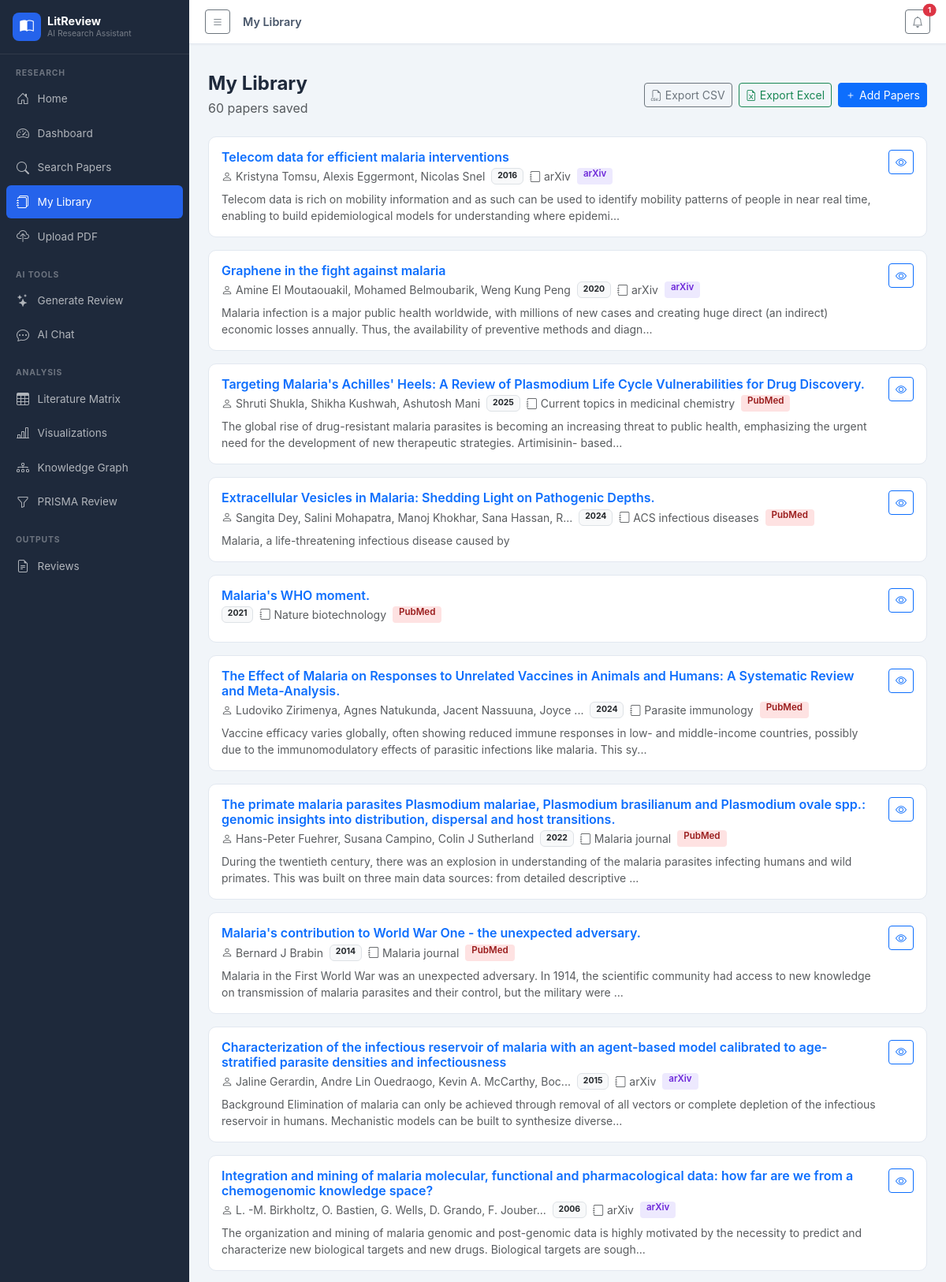
/papers (upper part), run on the app's committed database.
### tables this page shows
CREATE TABLE papers (
            id INTEGER PRIMARY KEY AUTOINCREMENT,
            title TEXT NOT NULL,
            authors TEXT,
            abstract TEXT,
            year INTEGER,
            doi TEXT,
            url TEXT,
            journal TEXT,
            citations_count INTEGER DEFAULT 0,
            source TEXT,
            keywords TEXT,
            full_text TEXT,
            created_at TIMESTAMP DEFAULT CURRENT_TIMESTAMP
        );

### blueprints/main.py (the view)
@main_bp.route('/papers')
def papers():
    site = get_site_settings()
    db = get_db()
    page = request.args.get('page', 1, type=int)
    per_page = 20
    offset = (page - 1) * per_page
    total = db.execute('SELECT COUNT(*) as c FROM papers').fetchone()['c']
    papers_list = db.execute('SELECT * FROM papers ORDER BY created_at DESC LIMIT ? OFFSET ?',
                             (per_page, offset)).fetchall()
    db.close()
    total_pages = (total + per_page - 1) // per_page
    return render_template('papers.html', site=site, papers=papers_list,
                           page=page, total_pages=total_pages, total=total,
                           notifications=get_notifications())

### blueprints/main.py (called while the page is built)
def get_site_settings():
    db = get_db()
    rows = db.execute('SELECT key, value FROM site_settings').fetchall()
    db.close()
    return {r['key']: r['value'] for r in rows}

def get_notifications():
    db = get_db()
    rows = db.execute('SELECT * FROM notifications WHERE is_read=0 ORDER BY created_at DESC LIMIT 10').fetchall()
    db.close()
    return [dict(r) for r in rows]

### models/__init__.py (called while the page is built)
def get_db():
    conn = sqlite3.connect(Config.DATABASE_PATH)
    conn.row_factory = sqlite3.Row
    return conn

### templates/papers.html (shortened to what this page needs)
{% extends "base.html" %}
{% block page_title %}My Library{% endblock %}
{% block content %}
<div class="d-flex justify-content-between align-items-center mb-4">
  <div>
    <h4 class="fw-bold mb-1">My Library</h4>
    <p class="text-muted mb-0">{{ total }} papers saved</p>
  </div>
  <div class="d-flex gap-2">
    <a href="/export/matrix/csv" class="btn btn-sm btn-outline-secondary"><i class="bi bi-filetype-csv me-1"></i>Export CSV</a>
    <a href="/export/matrix/excel" class="btn btn-sm btn-outline-success"><i class="bi bi-file-earmark-excel me-1"></i>Export Excel</a>
    <a href="/search" class="btn btn-sm btn-primary"><i class="bi bi-plus me-1"></i>Add Papers</a>
  </div>
</div>
{% if papers %}
<div class="row g-3">
  {% for paper in papers %}
  <div class="col-12">
    <div class="card card-hover">
      <div class="card-body">
        <div class="d-flex justify-content-between align-items-start gap-3">
          <div class="flex-grow-1">
            <h6 class="fw-semibold mb-1">
              <a href="/papers/{{ paper.id }}" class="text-decoration-none">{{ paper.title }}</a>
            </h6>
            <div class="d-flex flex-wrap gap-2 mb-2 small text-muted">
              {% if paper.authors %}<span><i class="bi bi-person me-1"></i>{{ paper.authors[:60] }}{% if paper.authors|length > 60 %}...{% endif %}</span>{% endif %}
              {% if paper.year %}<span class="badge bg-light text-dark border">{{ paper.year }}</span>{% endif %}
              {% if paper.journal %}<span><i class="bi bi-journal me-1"></i>{{ paper.journal[:40] }}</span>{% endif %}
              <span class="badge source-badge-{{ paper.source|lower|replace(' ','_') if paper.source else 'unknown' }}">{{ paper.source }}</span>
            </div>
            {% if paper.abstract %}
            <p class="text-muted small mb-0">{{ paper.abstract[:200] }}{% if paper.abstract|length > 200 %}...{% endif %}</p>
            {% endif %}
          </div>
          <div>
            <a href="/papers/{{ paper.id }}" class="btn btn-sm btn-outline-primary"><i class="bi bi-eye"></i></a>
          </div>
        </div>
      </div>
    </div>
  </div>
  {% endfor %}
</div>
{% endif %}
{% endblock %}

### templates/base.html (shortened to what this page needs)
<!DOCTYPE html>
<html lang="en">
<head>
<link href="https://cdn.jsdelivr.net/npm/bootstrap@5.3.2/dist/css/bootstrap.min.css" rel="stylesheet">
<link href="https://cdn.jsdelivr.net/npm/bootstrap-icons@1.11.3/font/bootstrap-icons.min.css" rel="stylesheet">
<link href="/static/css/style.css" rel="stylesheet">
</head>
<body>
<div class="d-flex" id="wrapper">
  <nav id="sidebar" class="d-flex flex-column">
    <div class="sidebar-header">
      <a href="/" class="text-decoration-none">
        <div class="d-flex align-items-center gap-2">
          <div class="sidebar-logo"><i class="bi bi-book-half"></i></div>
          <div>
            <div class="sidebar-brand">LitReview</div>
            <div class="sidebar-tagline">AI Research Assistant</div>
          </div>
        </div>
      </a>
    </div>
    <div class="sidebar-body flex-grow-1">
      <div class="sidebar-section-label">RESEARCH</div>
      <a href="/" class="sidebar-link {% if request.endpoint == 'main.index' %}active{% endif %}">
        <i class="bi bi-house-door"></i> Home
      </a>
      <a href="/dashboard" class="sidebar-link {% if request.endpoint == 'main.dashboard' %}active{% endif %}">
        <i class="bi bi-speedometer2"></i> Dashboard
      </a>
      <a href="/search" class="sidebar-link {% if request.endpoint == 'main.search' %}active{% endif %}">
        <i class="bi bi-search"></i> Search Papers
      </a>
      <a href="/papers" class="sidebar-link {% if request.endpoint == 'main.papers' %}active{% endif %}">
        <i class="bi bi-journals"></i> My Library
      </a>
      <a href="/upload" class="sidebar-link {% if request.endpoint == 'main.upload' %}active{% endif %}">
        <i class="bi bi-cloud-upload"></i> Upload PDF
      </a>
      <div class="sidebar-section-label mt-3">AI TOOLS</div>
      <a href="/ai/generate-review" class="sidebar-link {% if request.endpoint == 'ai.generate_review' %}active{% endif %}">
        <i class="bi bi-stars"></i> Generate Review
      </a>
      <a href="/ai/chat" class="sidebar-link {% if request.endpoint == 'ai.chat' %}active{% endif %}">
        <i class="bi bi-chat-dots"></i> AI Chat
      </a>
      <div class="sidebar-section-label mt-3">ANALYSIS</div>
      <a href="/matrix" class="sidebar-link {% if request.endpoint == 'main.matrix' %}active{% endif %}">
        <i class="bi bi-table"></i> Literature Matrix
      </a>
      <a href="/visualizations" class="sidebar-link {% if request.endpoint == 'main.visualizations' %}active{% endif %}">
        <i class="bi bi-bar-chart-line"></i> Visualizations
      </a>
      <a href="/knowledge-graph" class="sidebar-link {% if request.endpoint == 'main.knowledge_graph' %}active{% endif %}">
        <i class="bi bi-diagram-3"></i> Knowledge Graph
      </a>
      <a href="/prisma" class="sidebar-link {% if request.endpoint == 'main.prisma' %}active{% endif %}">
        <i class="bi bi-funnel"></i> PRISMA Review
      </a>
      <div class="sidebar-section-label mt-3">OUTPUTS</div>
      <a href="/reviews" class="sidebar-link {% if request.endpoint in ['main.reviews','main.review_detail'] %}active{% endif %}">
        <i class="bi bi-file-earmark-text"></i> Reviews
      </a>
    </div>
  </nav>
  <div id="page-content-wrapper" class="flex-grow-1">
    <nav class="top-nav">
      <button id="sidebarToggle" class="btn btn-sm btn-outline-secondary me-3">
        <i class="bi bi-list"></i>
      </button>
      <span class="top-nav-title d-none d-md-block">{% block page_title %}{% endblock %}</span>
      <div class="ms-auto d-flex align-items-center gap-2">
        <div class="dropdown">
          <button class="btn btn-sm btn-outline-secondary position-relative" data-bs-toggle="dropdown">
            <i class="bi bi-bell"></i>
            {% if g_notif_count > 0 %}
            <span class="position-absolute top-0 start-100 translate-middle badge rounded-pill bg-danger" style="font-size:0.6rem;">{{ g_notif_count }}</span>
            {% endif %}
          </button>
        </div>
      </div>
    </nav>
    <div class="px-4 pt-3">
    </div>
    <div class="page-content px-4 pb-5">
      {% block content %}{% endblock %}
    </div>
  </div>
</div>
</body>
</html>

### static/css/style.css (style rules this page uses)
:root { --primary: #2563eb; --primary-soft: rgba(37, 99, 235, 0.1); --success-soft: rgba(22, 163, 74, 0.1); --warning-soft: rgba(217, 119, 6, 0.1); --info-soft: rgba(8, 145, 178, 0.1); --sidebar-w: 240px; --sidebar-bg: #1e293b; --top-nav-h: 56px; }
body { font-family: 'Inter', -apple-system, BlinkMacSystemFont, 'Segoe UI', sans-serif; background: #f1f5f9; color: #1e293b; overflow-x: hidden; }
#wrapper { min-height: 100vh; }
#sidebar { width: var(--sidebar-w); min-height: 100vh; background: var(--sidebar-bg); flex-shrink: 0; transition: width 0.2s ease; z-index: 100; }
.sidebar-header { padding: 1rem; border-bottom: 1px solid rgba(255,255,255,0.08); }
.sidebar-logo { width: 36px; height: 36px; background: var(--primary); border-radius: 8px; display: flex; align-items: center; justify-content: center; color: white; font-size: 1.1rem; flex-shrink: 0; }
.sidebar-brand { color: white; font-weight: 700; font-size: 0.9rem; line-height: 1.2; }
.sidebar-tagline { color: rgba(255,255,255,0.4); font-size: 0.65rem; }
.sidebar-body { padding: 0.75rem 0.5rem; overflow-y: auto; }
.sidebar-section-label { color: rgba(255,255,255,0.35); font-size: 0.65rem; font-weight: 700; letter-spacing: 0.08em; padding: 0.25rem 0.75rem; text-transform: uppercase; }
.sidebar-link { display: flex; align-items: center; gap: 0.6rem; padding: 0.55rem 0.75rem; border-radius: 6px; color: rgba(255,255,255,0.65); text-decoration: none; font-size: 0.85rem; transition: all 0.15s; margin-bottom: 2px; }
.sidebar-link.active { background: var(--primary); color: white; }
.sidebar-link i { font-size: 1rem; flex-shrink: 0; width: 18px; text-align: center; }
.top-nav { height: var(--top-nav-h); background: white; border-bottom: 1px solid #e2e8f0; display: flex; align-items: center; padding: 0 1.25rem; position: sticky; top: 0; z-index: 50; box-shadow: 0 1px 3px rgba(0,0,0,0.04); }
.top-nav-title { font-weight: 600; color: #475569; font-size: 0.9rem; }
.page-content { padding-top: 1.25rem; }
.card { border: 1px solid #e2e8f0; border-radius: 10px; }
.card-hover { transition: box-shadow 0.15s, transform 0.15s; cursor: pointer; }
.source-badge-pubmed { background: #fee2e2; color: #991b1b; border-radius: 4px; padding: 2px 8px; font-size: 0.72rem; font-weight: 600; }
.source-badge-arxiv { background: #ede9fe; color: #6d28d9; border-radius: 4px; padding: 2px 8px; font-size: 0.72rem; font-weight: 600; }

### data on the page
papers: title "Telecom data for efficient malaria interventions", authors "Kristyna Tomsu, Alexis Eggermont, Nicolas Snel", year "2016", journal "arXiv", source "arXiv", abstract "Telecom data is rich on mobility information and as such can be used to identify mobility patterns of people in near real time, enabling to build epidemiological models for understanding where epidemi"
papers: title "Graphene in the fight against malaria", authors "Amine El Moutaouakil, Mohamed Belmoubarik, Weng Kung Peng", year "2020", journal "arXiv", source "arXiv", abstract "Malaria infection is a major public health worldwide, with millions of new cases and creating huge direct (an indirect) economic losses annually. Thus, the availability of preventive methods and diagn"
papers: title "Targeting Malaria's Achilles' Heels: A Review of Plasmodium Life Cycle Vulnerabilities for Drug Discovery.", authors "Shruti Shukla, Shikha Kushwah, Ashutosh Mani", year "2025", journal "Current topics in medicinal chemistry", source "PubMed", abstract "The global rise of drug-resistant malaria parasites is becoming an increasing threat to public health, emphasizing the urgent need for the development of new therapeutic strategies. Artimisinin- based"
papers: title "Extracellular Vesicles in Malaria: Shedding Light on Pathogenic Depths.", authors "Sangita Dey, Salini Mohapatra, Manoj Khokhar, Sana Hassan, R", year "2024", journal "ACS infectious diseases", source "PubMed", abstract "Malaria, a life-threatening infectious disease caused by"
papers: title "Malaria's WHO moment.", year "2021", journal "Nature biotechnology", source "PubMed"
papers: title "The Effect of Malaria on Responses to Unrelated Vaccines in Animals and Humans: A Systematic Review and Meta-Analysis.", authors "Ludoviko Zirimenya, Agnes Natukunda, Jacent Nassuuna, Joyce", year "2024", journal "Parasite immunology", source "PubMed", abstract "Vaccine efficacy varies globally, often showing reduced immune responses in low- and middle-income countries, possibly due to the immunomodulatory effects of parasitic infections like malaria. This sy"
papers: title "The primate malaria parasites Plasmodium malariae, Plasmodium brasilianum and Plasmodium ovale spp.: genomic insights into distribution, dispersal and host transitions.", authors "Hans-Peter Fuehrer, Susana Campino, Colin J Sutherland", year "2022", journal "Malaria journal", source "PubMed", abstract "During the twentieth century, there was an explosion in understanding of the malaria parasites infecting humans and wild primates. This was built on three main data sources: from detailed descriptive"
papers: title "Malaria's contribution to World War One - the unexpected adversary.", authors "Bernard J Brabin", year "2014", journal "Malaria journal", source "PubMed", abstract "Malaria in the First World War was an unexpected adversary. In 1914, the scientific community had access to new knowledge on transmission of malaria parasites and their control, but the military were"
papers: title "Characterization of the infectious reservoir of malaria with an agent-based model calibrated to age-stratified parasite densities and infectiousness", authors "Jaline Gerardin, Andre Lin Ouedraogo, Kevin A. McCarthy, Boc", year "2015", journal "arXiv", source "arXiv", abstract "Background Elimination of malaria can only be achieved through removal of all vectors or complete depletion of the infectious reservoir in humans. Mechanistic models can be built to synthesize diverse"
papers: title "Integration and mining of malaria molecular, functional and pharmacological data: how far are we from a chemogenomic knowledge space?", authors "L. -M. Birkholtz, O. Bastien, G. Wells, D. Grando, F. Jouber", year "2006", journal "arXiv", source "arXiv", abstract "The organization and mining of malaria genomic and post-genomic data is highly motivated by the necessity to predict and characterize new biological targets and new drugs. Biological targets are sough"

### other printed values
{{ g_notif_count }} "1"
{{ total }} "60"
